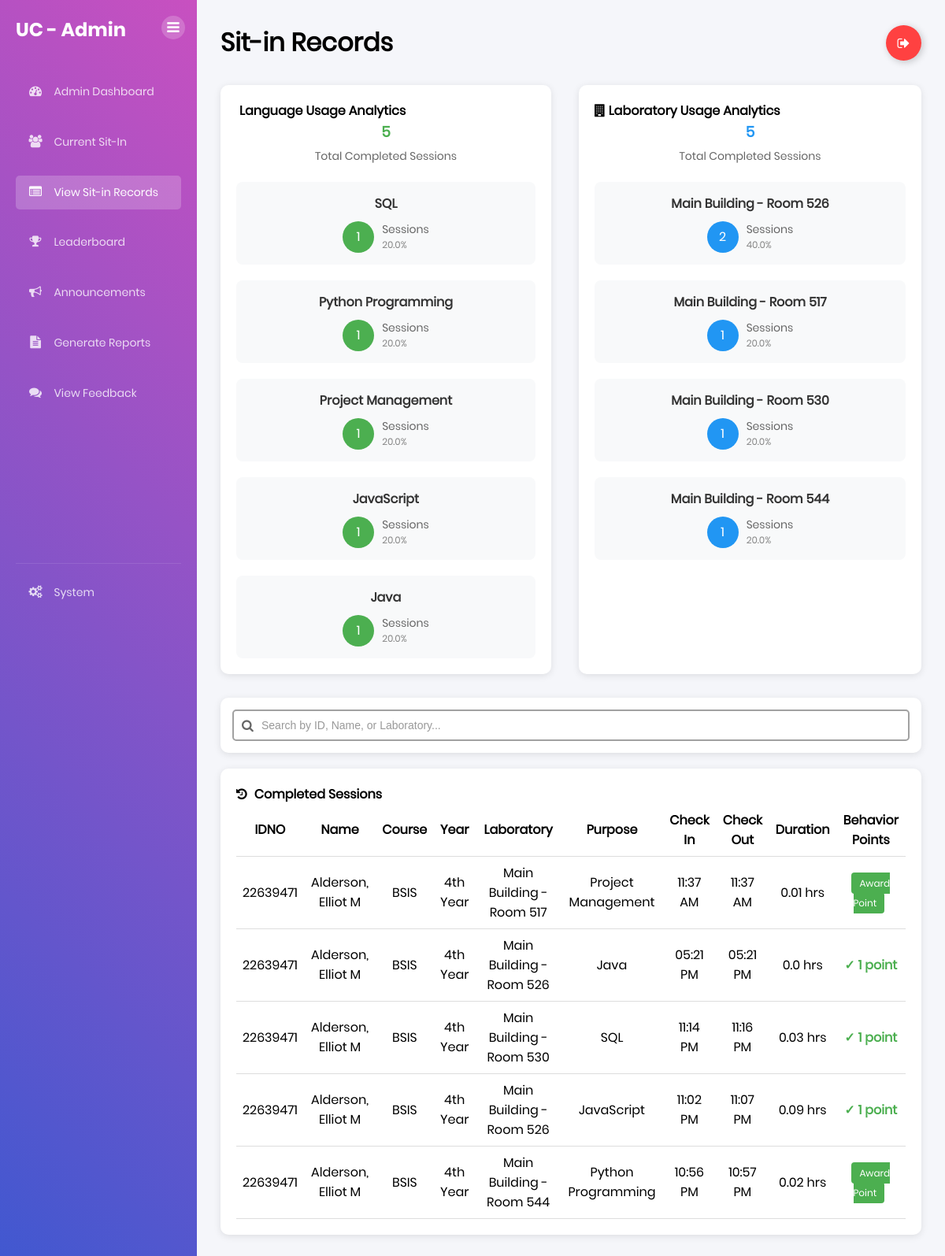
Screenshot of /admin/sit-in-records (signed in) with the database file from the repository.
### tables this page shows
CREATE TABLE laboratories (
    lab_id INTEGER PRIMARY KEY,
    room_number TEXT NOT NULL UNIQUE,
    building TEXT,
    capacity INTEGER NOT NULL,
    description TEXT,
    equipment TEXT,
    status TEXT DEFAULT 'Available' CHECK (status IN ('Available', 'Maintenance', 'Reserved', 'Closed')),
    created_at TIMESTAMP DEFAULT CURRENT_TIMESTAMP,
    updated_at TIMESTAMP DEFAULT CURRENT_TIMESTAMP
);

CREATE TABLE lab_sessions (
    session_id INTEGER PRIMARY KEY,
    student_id TEXT NOT NULL,
    lab_id INTEGER NOT NULL,
    reservation_id INTEGER,
    check_in_time TIMESTAMP NOT NULL,
    check_out_time TIMESTAMP,
    duration_hours REAL,
    status TEXT DEFAULT 'Active' CHECK (status IN ('Active', 'Completed', 'Terminated')),
    notes TEXT,
    created_by INTEGER NOT NULL, behavior_points INTEGER DEFAULT 0,
    FOREIGN KEY (student_id) REFERENCES students(idno),
    FOREIGN KEY (lab_id) REFERENCES laboratories(lab_id),
    FOREIGN KEY (reservation_id) REFERENCES lab_reservations(reservation_id),
    FOREIGN KEY (created_by) REFERENCES users(id)
);

CREATE TABLE "students" (idno TEXT PRIMARY KEY, lastname TEXT NOT NULL, firstname TEXT NOT NULL, midname TEXT, course TEXT NOT NULL, year_level TEXT NOT NULL, email_address TEXT NOT NULL, image_path TEXT);

### app.py (the view)
@app.route('/admin/sit-in-records')
def admin_sit_in_records():
    if 'user' not in session or not session.get('is_admin'):
        flash("Access denied. Admin privileges required.", "danger")
        return redirect(url_for('home'))
    try:
        conn = get_db_connection()
        purpose_stats = conn.execute("""
            SELECT
                notes as purpose,
                COUNT(*) as count
            FROM lab_sessions
            WHERE status = 'Completed'
            GROUP BY notes
            ORDER BY count DESC
        """).fetchall()
        lab_stats = conn.execute("""
            SELECT
                l.building,
                l.room_number,
                COUNT(*) as count
            FROM lab_sessions ls
            JOIN laboratories l ON ls.lab_id = l.lab_id
            WHERE ls.status = 'Completed'
            GROUP BY l.building, l.room_number
            ORDER BY count DESC
        """).fetchall()
        total_sessions = conn.execute("""
            SELECT COUNT(*) as total
            FROM lab_sessions
            WHERE status = 'Completed'
        """).fetchone()['total']
        completed_sessions = conn.execute("""
            SELECT
                ls.session_id,
                s.idno,
                s.lastname,
                s.firstname,
                s.midname,
                s.course,
                s.year_level,
                DATE(ls.check_in_time) as date,
                ls.check_in_time,
                ls.check_out_time,
                ls.notes as purpose,
                l.room_number,
                l.building,
                ls.behavior_points,
                ROUND(CAST((julianday(ls.check_out_time) - julianday(ls.check_in_time)) * 24 AS REAL), 2) as duration
            FROM lab_sessions ls
            JOIN students s ON ls.student_id = s.idno
            JOIN laboratories l ON ls.lab_id = l.lab_id
            WHERE ls.status = 'Completed'
            ORDER BY ls.check_in_time DESC
        """).fetchall()
        conn.close()
        return render_template('admin_sit_in_records.html',
                             completed_sessions=completed_sessions,
                             purpose_stats=purpose_stats,
                             lab_stats=lab_stats,
                             total_sessions=total_sessions)
    except sqlite3.Error as e:
        flash(f"Database error: {str(e)}", "danger")
        return redirect(url_for('admin_dashboard'))

### templates/admin_sit_in_records.html (shortened to what this page needs)
{% extends 'base.html' %} {% block content %}
<div class="dashboard-container">
  <div class="sidebar">
    <div class="sidebar-header">
      <h2>UC - Admin</h2>
      <button class="sidebar-inner-toggle" title="Toggle Sidebar">
        <i class="fa fa-bars"></i>
      </button>
    </div>
    <div class="sidebar-menu">
      <ul>
        <li>
          <a href="{{ url_for('admin_dashboard') }}"
            ><i class="fa fa-dashboard"></i> Admin Dashboard</a
          >
        </li>
        <li>
          <a href="{{ url_for('admin_current_sit_in') }}"
            ><i class="fa fa-users"></i> Current Sit-In</a
          >
        </li>
        <li>
          <a href="{{ url_for('admin_sit_in_records') }}" class="active"
            ><i class="fa fa-list-alt"></i> View Sit-in Records</a
          >
        </li>
        <li>
          <a href="{{ url_for('admin_leaderboard') }}"
            ><i class="fa fa-trophy"></i> Leaderboard</a
          >
        </li>
        <li>
          <a href="{{ url_for('admin_announcements') }}"
            ><i class="fa fa-bullhorn"></i> Announcements</a
          >
        </li>
        <li>
          <a href="{{ url_for('admin_reports') }}"
            ><i class="fa fa-file-text"></i> Generate Reports</a
          >
        </li>
        <li>
          <a href="{{ url_for('admin_feedback') }}"
            ><i class="fa fa-comments"></i> View Feedback</a
          >
        </li>
        <li style="margin-top: auto; border-top: 1px solid rgba(255,255,255,0.1); padding-top: 15px;">
          <a href="{{ url_for('admin_system_management') }}"
            ><i class="fa fa-cogs"></i> System</a
          >
        </li>
      </ul>
    </div>
  </div>
  <div class="main-content">
    <div class="header">
      <h1>Sit-in Records</h1>
      <a class="Btn" href="{{ url_for('logout') }}">
        <div class="sign">
          <i class="fa fa-sign-out" aria-hidden="true"></i>
        </div>
      </a>
    </div>
    <div class="content-row" style="margin-bottom: 30px">
      <div class="schedule-card" style="flex: 1; margin-right: 15px">
        <h4>
           Language Usage
          Analytics
        </h4>
        <div
          style="
            display: flex;
            justify-content: space-between;
            align-items: center;
            margin-bottom: 20px;
          "
        >
          <div style="text-align: center; flex: 1">
            <h3 style="color: #4caf50; margin: 0">{{ total_sessions }}</h3>
            <p style="margin: 5px 0 0 0">Total Completed Sessions</p>
          </div>
        </div>
        <div
          style="
            display: grid;
            grid-template-columns: repeat(auto-fit, minmax(200px, 1fr));
            gap: 20px;
          "
        >
          {% for stat in purpose_stats %}
          <div
            style="
              background: #f8f9fa;
              padding: 15px;
              border-radius: 8px;
              text-align: center;
            "
          >
            <h4 style="margin: 0 0 10px 0; color: #333">{{ stat.purpose }}</h4>
            <div
              style="
                display: flex;
                justify-content: center;
                align-items: center;
              "
            >
              <div
                style="
                  width: 40px;
                  height: 40px;
                  background: #4caf50;
                  color: white;
                  border-radius: 50%;
                  display: flex;
                  align-items: center;
                  justify-content: center;
                  margin-right: 10px;
                "
              >
                {{ stat.count }}
              </div>
              <div style="text-align: left">
                <div style="font-size: 14px; color: #666">Sessions</div>
                <div style="font-size: 12px; color: #888">
                  {{ "%.1f"|format(stat.count / total_sessions * 100) }}%
                </div>
              </div>
            </div>
          </div>
          {% endfor %}
        </div>
      </div>
      <div class="schedule-card" style="flex: 1">
        <h4>
          <i class="fa fa-building" aria-hidden="true"></i> Laboratory Usage
          Analytics
        </h4>
        <div
          style="
            display: flex;
            justify-content: space-between;
            align-items: center;
            margin-bottom: 20px;
          "
        >
          <div style="text-align: center; flex: 1">
            <h3 style="color: #2196f3; margin: 0">{{ total_sessions }}</h3>
            <p style="margin: 5px 0 0 0">Total Completed Sessions</p>
          </div>
        </div>
        <div
          style="
            display: grid;
            grid-template-columns: repeat(auto-fit, minmax(200px, 1fr));
            gap: 20px;
          "
        >
          {% for lab in lab_stats %}
          <div
            style="
              background: #f8f9fa;
              padding: 15px;
              border-radius: 8px;
              text-align: center;
            "
          >
            <h4 style="margin: 0 0 10px 0; color: #333">
              {{ lab.building }} - Room {{ lab.room_number }}
            </h4>
            <div
              style="
                display: flex;
                justify-content: center;
                align-items: center;
              "
            >
              <div
                style="
                  width: 40px;
                  height: 40px;
                  background: #2196f3;
                  color: white;
                  border-radius: 50%;
                  display: flex;
                  align-items: center;
                  justify-content: center;
                  margin-right: 10px;
                "
              >
                {{ lab.count }}
              </div>
              <div style="text-align: left">
                <div style="font-size: 14px; color: #666">Sessions</div>
                <div style="font-size: 12px; color: #888">
                  {{ "%.1f"|format(lab.count / total_sessions * 100) }}%
                </div>
              </div>
            </div>
          </div>
          {% endfor %}
        </div>
      </div>
    </div>
    <div class="content-row" style="margin-bottom: 20px">
      <div class="schedule-card" style="width: 100%; padding: 15px">
        <div style="position: relative">
          <input
            type="text"
            id="sessionSearch"
            placeholder="Search by ID, Name, or Laboratory..."
            style="
              width: 100%;
              padding: 10px 15px;
              padding-left: 35px;
              border: 2px solid #a1a1a1;
              border-radius: 5px;
              font-size: 14px;
              outline: none;
              transition: border-color 0.3s;
            "
            onkeyup="handleSearchInput(event)"
          />
          <i
            class="fa fa-search"
            style="
              position: absolute;
              left: 12px;
              top: 50%;
              transform: translateY(-50%);
              color: #666;
            "
          ></i>
        </div>
      </div>
    </div>
    <div class="content-row">
      <div class="schedule-card" style="width: 100%">
        <h4>
          <i
            class="fa fa-history"
            aria-hidden="true"
            style="margin-right: 5px"
          ></i>
          Completed Sessions
        </h4>
        {% if completed_sessions %}
        <table id="sessionTable" style="width: 100%; border-collapse: collapse">
          <thead>
            <tr>
              <th style="padding: 8px; border-bottom: 1px solid #ddd">IDNO</th>
              <th style="padding: 8px; border-bottom: 1px solid #ddd">Name</th>
              <th style="padding: 8px; border-bottom: 1px solid #ddd">
                Course
              </th>
              <th style="padding: 8px; border-bottom: 1px solid #ddd">Year</th>
              <th style="padding: 8px; border-bottom: 1px solid #ddd">
                Laboratory
              </th>
              <th style="padding: 8px; border-bottom: 1px solid #ddd">
                Purpose
              </th>
              <th style="padding: 8px; border-bottom: 1px solid #ddd">
                Check In
              </th>
              <th style="padding: 8px; border-bottom: 1px solid #ddd">
                Check Out
              </th>
              <th style="padding: 8px; border-bottom: 1px solid #ddd">
                Duration
              </th>
              <th style="padding: 8px; border-bottom: 1px solid #ddd">
                Behavior Points
              </th>
            </tr>
          </thead>
          <tbody>
            {% for session in completed_sessions %}
            <tr>
              <td
                style="
                  padding: 8px;
                  border-bottom: 1px solid #ddd;
                  text-align: center;
                "
              >
                {{ session.idno }}
              </td>
              <td
                style="
                  padding: 8px;
                  border-bottom: 1px solid #ddd;
                  text-align: center;
                "
              >
                {{ session.lastname }}, {{ session.firstname }}{% if
                session.midname %} {{ session.midname }}{% endif %}
              </td>
              <td
                style="
                  padding: 8px;
                  border-bottom: 1px solid #ddd;
                  text-align: center;
                "
              >
                {{ session.course }}
              </td>
              <td
                style="
                  padding: 8px;
                  border-bottom: 1px solid #ddd;
                  text-align: center;
                "
              >
                {{ session.year_level }}
              </td>
              <td
                style="
                  padding: 8px;
                  border-bottom: 1px solid #ddd;
                  text-align: center;
                "
              >
                {{ session.building }} - Room {{ session.room_number }}
              </td>
              <td
                style="
                  padding: 8px;
                  border-bottom: 1px solid #ddd;
                  text-align: center;
                "
              >
                {{ session.purpose }}
              </td>
              <td
                style="
                  padding: 8px;
                  border-bottom: 1px solid #ddd;
                  text-align: center;
                "
              >
                {{ session.check_in_time|format_time }}
              </td>
              <td
                style="
                  padding: 8px;
                  border-bottom: 1px solid #ddd;
                  text-align: center;
                "
              >
                {{ session.check_out_time|format_time }}
              </td>
              <td
                style="
                  padding: 8px;
                  border-bottom: 1px solid #ddd;
                  text-align: center;
                "
              >
                {{ session.duration }} hrs
              </td>
              <td
                style="
                  padding: 8px;
                  border-bottom: 1px solid #ddd;
                  text-align: center;
                "
              >
                {% if session.behavior_points %}
                  <span style="color: #4caf50; font-weight: bold;">✓ {{ session.behavior_points }} point</span>
                {% else %}
                  <a
                    href="{{ url_for('award_behavior_point', session_id=session.session_id) }}"
                    class="btn btn-sm"
                    style="
                      padding: 5px 10px;
                      text-decoration: none;
                      color: white;
                      background-color: #4caf50;
                      border-radius: 4px;
                      font-size: 12px;
                    "
                    onclick="return confirm('Award 1 behavior point to this student for good lab usage?')"
                  >
                    Award Point
                  </a>
                {% endif %}
              </td>
            </tr>
            {% endfor %}
          </tbody>
        </table>
        {% else %}
        <div style="text-align: center; padding: 20px">
          <p style="color: #666; font-size: 16px">
            No completed sessions found.
          </p>
        </div>
        {% endif %}
      </div>
    </div>
  </div>
</div>
{% endblock %}

### rows the page displays
laboratories: building "Main Building", room_number "526", count "2", count "40.0"
laboratories: building "Main Building", room_number "517", count "1", count "20.0"
laboratories: building "Main Building", room_number "530", count "1", count "20.0"
laboratories: building "Main Building", room_number "544", count "1", count "20.0"
lab_sessions: idno "22639471", lastname "Alderson", firstname "Elliot", midname "M", course "BSIS", year_level "4th Year", building "Main Building", room_number "517", purpose "Project Management", check_in_time "11:37 AM", check_out_time "11:37 AM", duration "0.01"
lab_sessions: idno "22639471", lastname "Alderson", firstname "Elliot", midname "M", course "BSIS", year_level "4th Year", building "Main Building", room_number "526", purpose "Java", check_in_time "05:21 PM", check_out_time "05:21 PM", duration "0.0", behavior_points "1"
lab_sessions: idno "22639471", lastname "Alderson", firstname "Elliot", midname "M", course "BSIS", year_level "4th Year", building "Main Building", room_number "530", purpose "SQL", check_in_time "11:14 PM", check_out_time "11:16 PM", duration "0.03", behavior_points "1"
lab_sessions: idno "22639471", lastname "Alderson", firstname "Elliot", midname "M", course "BSIS", year_level "4th Year", building "Main Building", room_number "526", purpose "JavaScript", check_in_time "11:02 PM", check_out_time "11:07 PM", duration "0.09", behavior_points "1"
lab_sessions: idno "22639471", lastname "Alderson", firstname "Elliot", midname "M", course "BSIS", year_level "4th Year", building "Main Building", room_number "544", purpose "Python Programming", check_in_time "10:56 PM", check_out_time "10:57 PM", duration "0.02"

### other values shown
{{ total_sessions }} "5"
{{ stat.purpose }} "SQL" "Python Programming" "Project Management" "JavaScript" "Java"
{{ stat.count }} "1" "1" "1" "1" "1"
{{ "%.1f"|format(stat.count / total_sessions * 100) }} "20.0" "20.0" "20.0" "20.0" "20.0"
